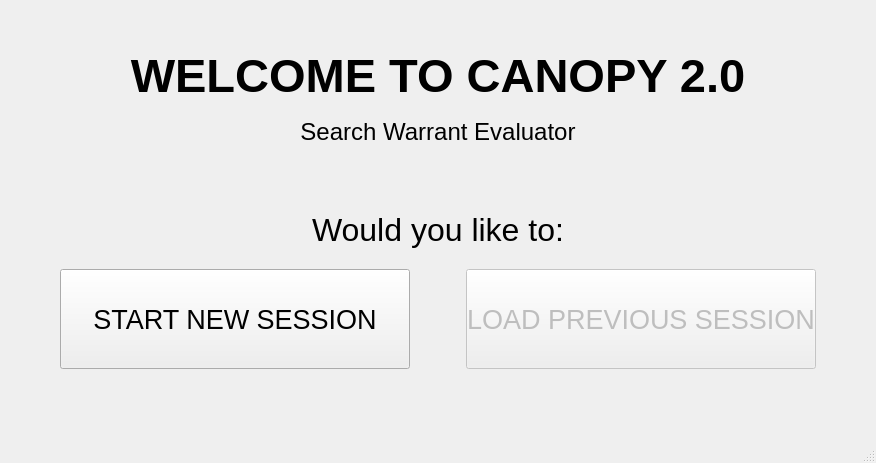
<?xml version="1.0" encoding="UTF-8"?>
<ui version="4.0">
 <class>StartWindow</class>
 <widget class="QMainWindow" name="StartWindow">
  <property name="geometry">
   <rect>
    <x>0</x>
    <y>0</y>
    <width>876</width>
    <height>463</height>
   </rect>
  </property>
  <property name="windowTitle">
   <string>Welcome To Canopy Search Warrant Evaluator</string>
  </property>
  <widget class="QWidget" name="centralwidget">
   <layout class="QGridLayout" name="gridLayout">
    <item row="1" column="0">
     <layout class="QHBoxLayout" name="horizontalLayout">
      <item>
       <spacer name="horizontalSpacer">
        <property name="orientation">
         <enum>Qt::Horizontal</enum>
        </property>
        <property name="sizeHint" stdset="0">
         <size>
          <width>40</width>
          <height>20</height>
         </size>
        </property>
       </spacer>
      </item>
      <item>
       <widget class="QPushButton" name="newSessionButton">
        <property name="minimumSize">
         <size>
          <width>350</width>
          <height>100</height>
         </size>
        </property>
        <property name="maximumSize">
         <size>
          <width>350</width>
          <height>150</height>
         </size>
        </property>
        <property name="font">
         <font>
          <pointsize>20</pointsize>
         </font>
        </property>
        <property name="text">
         <string>START NEW SESSION</string>
        </property>
       </widget>
      </item>
      <item>
       <spacer name="horizontalSpacer_3">
        <property name="orientation">
         <enum>Qt::Horizontal</enum>
        </property>
        <property name="sizeHint" stdset="0">
         <size>
          <width>40</width>
          <height>20</height>
         </size>
        </property>
       </spacer>
      </item>
      <item>
       <widget class="QPushButton" name="loadSessionButton">
        <property name="enabled">
         <bool>false</bool>
        </property>
        <property name="minimumSize">
         <size>
          <width>350</width>
          <height>100</height>
         </size>
        </property>
        <property name="maximumSize">
         <size>
          <width>350</width>
          <height>150</height>
         </size>
        </property>
        <property name="font">
         <font>
          <pointsize>20</pointsize>
         </font>
        </property>
        <property name="contextMenuPolicy">
         <enum>Qt::NoContextMenu</enum>
        </property>
        <property name="text">
         <string>LOAD PREVIOUS SESSION</string>
        </property>
       </widget>
      </item>
      <item>
       <spacer name="horizontalSpacer_2">
        <property name="orientation">
         <enum>Qt::Horizontal</enum>
        </property>
        <property name="sizeHint" stdset="0">
         <size>
          <width>40</width>
          <height>20</height>
         </size>
        </property>
       </spacer>
      </item>
     </layout>
    </item>
    <item row="0" column="0">
     <layout class="QVBoxLayout" name="verticalLayout">
      <item>
       <spacer name="verticalSpacer">
        <property name="orientation">
         <enum>Qt::Vertical</enum>
        </property>
        <property name="sizeHint" stdset="0">
         <size>
          <width>20</width>
          <height>40</height>
         </size>
        </property>
       </spacer>
      </item>
      <item>
       <widget class="QLabel" name="label">
        <property name="font">
         <font>
          <pointsize>35</pointsize>
          <weight>75</weight>
          <bold>true</bold>
         </font>
        </property>
        <property name="text">
         <string>WELCOME TO CANOPY 2.0</string>
        </property>
        <property name="scaledContents">
         <bool>true</bool>
        </property>
        <property name="alignment">
         <set>Qt::AlignCenter</set>
        </property>
       </widget>
      </item>
      <item>
       <spacer name="verticalSpacer_2">
        <property name="orientation">
         <enum>Qt::Vertical</enum>
        </property>
        <property name="sizeHint" stdset="0">
         <size>
          <width>20</width>
          <height>10</height>
         </size>
        </property>
       </spacer>
      </item>
      <item>
       <widget class="QLabel" name="label_2">
        <property name="font">
         <font>
          <pointsize>18</pointsize>
         </font>
        </property>
        <property name="text">
         <string>Search Warrant Evaluator</string>
        </property>
        <property name="scaledContents">
         <bool>true</bool>
        </property>
        <property name="alignment">
         <set>Qt::AlignCenter</set>
        </property>
       </widget>
      </item>
      <item>
       <spacer name="verticalSpacer_3">
        <property name="orientation">
         <enum>Qt::Vertical</enum>
        </property>
        <property name="sizeHint" stdset="0">
         <size>
          <width>20</width>
          <height>60</height>
         </size>
        </property>
       </spacer>
      </item>
      <item>
       <widget class="QLabel" name="label_3">
        <property name="font">
         <font>
          <pointsize>24</pointsize>
         </font>
        </property>
        <property name="text">
         <string>Would you like to:</string>
        </property>
        <property name="scaledContents">
         <bool>true</bool>
        </property>
        <property name="alignment">
         <set>Qt::AlignCenter</set>
        </property>
       </widget>
      </item>
      <item>
       <spacer name="verticalSpacer_4">
        <property name="orientation">
         <enum>Qt::Vertical</enum>
        </property>
        <property name="sizeHint" stdset="0">
         <size>
          <width>20</width>
          <height>15</height>
         </size>
        </property>
       </spacer>
      </item>
     </layout>
    </item>
    <item row="2" column="0">
     <spacer name="verticalSpacer_5">
      <property name="orientation">
       <enum>Qt::Vertical</enum>
      </property>
      <property name="sizeHint" stdset="0">
       <size>
        <width>20</width>
        <height>40</height>
       </size>
      </property>
     </spacer>
    </item>
   </layout>
  </widget>
  <widget class="QMenuBar" name="menubar">
   <property name="geometry">
    <rect>
     <x>0</x>
     <y>0</y>
     <width>876</width>
     <height>22</height>
    </rect>
   </property>
  </widget>
  <widget class="QStatusBar" name="statusbar"/>
 </widget>
 <resources/>
 <connections/>
</ui>
